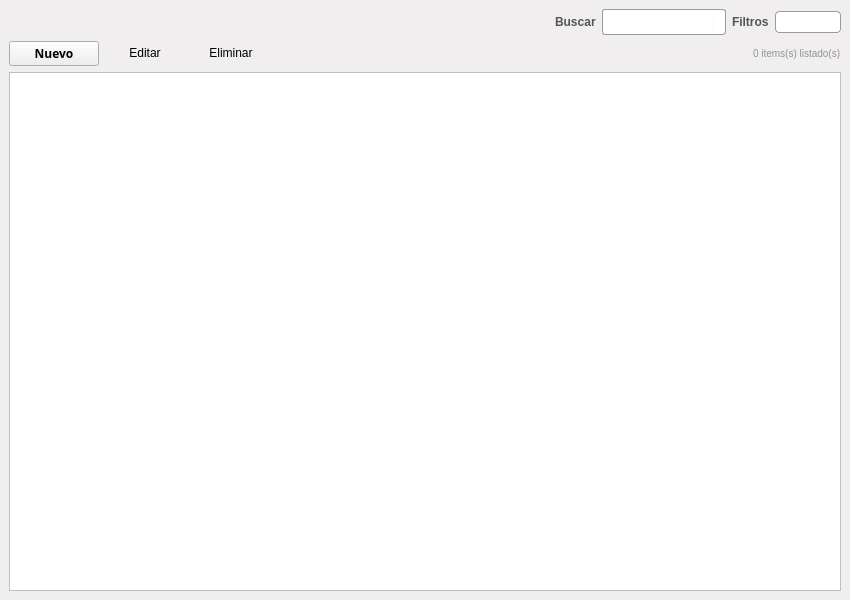
<?xml version="1.0" encoding="UTF-8"?>
<ui version="4.0">
 <class>MainWindow</class>
 <widget class="QMainWindow" name="MainWindow">
  <property name="geometry">
   <rect>
    <x>0</x>
    <y>0</y>
    <width>850</width>
    <height>600</height>
   </rect>
  </property>
  <property name="windowTitle">
   <string>MainWindow</string>
  </property>
  <property name="styleSheet">
   <string notr="true">QMainWindow{
background-color:#F0EEEE ;

border-top-left-radius: 6px 6px;
border-top-right-radius: 6px 6px;
border-bottom-right-radius: 6px 6px;
border-bottom-left-radius: 6px 6px;

}</string>
  </property>
  <widget class="QWidget" name="centralwidget">
   <layout class="QVBoxLayout" name="verticalLayout">
    <item>
     <layout class="QHBoxLayout" name="horizontalLayout_2">
      <item>
       <widget class="QLabel" name="lbTitulo">
        <property name="sizePolicy">
         <sizepolicy hsizetype="Expanding" vsizetype="Minimum">
          <horstretch>0</horstretch>
          <verstretch>0</verstretch>
         </sizepolicy>
        </property>
        <property name="minimumSize">
         <size>
          <width>42</width>
          <height>0</height>
         </size>
        </property>
        <property name="styleSheet">
         <string notr="true">QLabel {
color: #252424;
font: bold 16px;
font-family: Ubuntu, Helvetica, sans-serif;
}</string>
        </property>
        <property name="text">
         <string>&lt;Nombre lista&gt;</string>
        </property>
       </widget>
      </item>
      <item>
       <spacer name="horizontalSpacer">
        <property name="orientation">
         <enum>Qt::Horizontal</enum>
        </property>
        <property name="sizeHint" stdset="0">
         <size>
          <width>40</width>
          <height>20</height>
         </size>
        </property>
       </spacer>
      </item>
      <item>
       <layout class="QHBoxLayout" name="horizontalLayout">
        <item>
         <widget class="QLabel" name="label_2">
          <property name="styleSheet">
           <string notr="true">QLabel{
color:rgb(85, 85, 85);
font:bold;
font-family: Ubuntu, Helvetica, sans-serif;
}</string>
          </property>
          <property name="text">
           <string>Buscar</string>
          </property>
         </widget>
        </item>
        <item>
         <layout class="QHBoxLayout" name="horizontalLayout_5">
          <property name="spacing">
           <number>0</number>
          </property>
          <property name="sizeConstraint">
           <enum>QLayout::SetDefaultConstraint</enum>
          </property>
          <item>
           <widget class="QLineEdit" name="leBusqueda">
            <property name="sizePolicy">
             <sizepolicy hsizetype="Expanding" vsizetype="Fixed">
              <horstretch>0</horstretch>
              <verstretch>0</verstretch>
             </sizepolicy>
            </property>
            <property name="minimumSize">
             <size>
              <width>96</width>
              <height>0</height>
             </size>
            </property>
            <property name="styleSheet">
             <string notr="true">QLineEdit { 
border: 1px solid #999999; 
padding: 2px 2px 2px 2px;
min-width: 90px;
height: 20px;

border-top-left-radius: 3px ;
border-top-right-radius: 0px solid white;
border-bottom-right-radius: 0px ;
border-bottom-left-radius: 3px;

}</string>
            </property>
           </widget>
          </item>
          <item>
           <widget class="QLabel" name="lbLupita">
            <property name="sizePolicy">
             <sizepolicy hsizetype="Fixed" vsizetype="Preferred">
              <horstretch>0</horstretch>
              <verstretch>0</verstretch>
             </sizepolicy>
            </property>
            <property name="minimumSize">
             <size>
              <width>0</width>
              <height>26</height>
             </size>
            </property>
            <property name="maximumSize">
             <size>
              <width>30</width>
              <height>26</height>
             </size>
            </property>
            <property name="styleSheet">
             <string notr="true">QLabel { 
background: white;
border: 1px solid #999999; 
padding: 2px 2px 2px 2px;

height: 30px;
width:26px;

border-top-left-radius: 0px ;
border-top-right-radius: 3px;
border-bottom-right-radius: 3px;
border-bottom-left-radius: 0px;

border-left: 0px solid white;
}</string>
            </property>
            <property name="text">
             <string/>
            </property>
            <property name="pixmap">
             <pixmap resource="images_rc/images.qrc">:/newPrefix/find.png</pixmap>
            </property>
            <property name="scaledContents">
             <bool>true</bool>
            </property>
            <property name="alignment">
             <set>Qt::AlignCenter</set>
            </property>
           </widget>
          </item>
         </layout>
        </item>
        <item>
         <widget class="QLabel" name="label_5">
          <property name="styleSheet">
           <string notr="true">QLabel{
color:rgb(85, 85, 85);
font:bold;
font-family: Ubuntu, Helvetica, sans-serif;
}</string>
          </property>
          <property name="text">
           <string>Filtros</string>
          </property>
         </widget>
        </item>
        <item>
         <widget class="QComboBox" name="cbCampos">
          <property name="styleSheet">
           <string notr="true">QComboBox {
border: 1px solid #999999; 
border-radius: 4px;
padding: 2px 2px 2px 2px;
min-width: 6em;
}

QComboBox::down-arrow {
image: url(:newPrefix/arrow_down.png);
height: 10px;
}
QComboBox:editable {
background: white;
border-radius: 0px;
}
QComboBox::drop-down { border-style: none}</string>
          </property>
         </widget>
        </item>
       </layout>
      </item>
     </layout>
    </item>
    <item>
     <layout class="QHBoxLayout" name="horizontalLayout_4">
      <item>
       <widget class="QPushButton" name="btAgregar">
        <property name="sizePolicy">
         <sizepolicy hsizetype="MinimumExpanding" vsizetype="Fixed">
          <horstretch>0</horstretch>
          <verstretch>0</verstretch>
         </sizepolicy>
        </property>
        <property name="maximumSize">
         <size>
          <width>90</width>
          <height>16777215</height>
         </size>
        </property>
        <property name="font">
         <font>
          <family>Ubuntu,Helvetica,sans-serif</family>
          <weight>75</weight>
          <bold>true</bold>
         </font>
        </property>
        <property name="cursor">
         <cursorShape>PointingHandCursor</cursorShape>
        </property>
        <property name="text">
         <string>Nuevo</string>
        </property>
       </widget>
      </item>
      <item>
       <widget class="QPushButton" name="btEditar">
        <property name="cursor">
         <cursorShape>PointingHandCursor</cursorShape>
        </property>
        <property name="text">
         <string>Editar</string>
        </property>
        <property name="flat">
         <bool>true</bool>
        </property>
       </widget>
      </item>
      <item>
       <widget class="QPushButton" name="btEliminar">
        <property name="cursor">
         <cursorShape>PointingHandCursor</cursorShape>
        </property>
        <property name="text">
         <string>Eliminar</string>
        </property>
        <property name="flat">
         <bool>true</bool>
        </property>
       </widget>
      </item>
      <item>
       <spacer name="horizontalSpacer_2">
        <property name="orientation">
         <enum>Qt::Horizontal</enum>
        </property>
        <property name="sizeHint" stdset="0">
         <size>
          <width>40</width>
          <height>20</height>
         </size>
        </property>
       </spacer>
      </item>
      <item>
       <widget class="QLabel" name="lbCantidadItems">
        <property name="sizePolicy">
         <sizepolicy hsizetype="Preferred" vsizetype="Preferred">
          <horstretch>0</horstretch>
          <verstretch>0</verstretch>
         </sizepolicy>
        </property>
        <property name="minimumSize">
         <size>
          <width>42</width>
          <height>0</height>
         </size>
        </property>
        <property name="styleSheet">
         <string notr="true">QLabel {
color: rgb(147, 147, 147);
font: 10px;
font-family: Ubuntu, Helvetica, sans-serif;
}</string>
        </property>
        <property name="text">
         <string>0 items(s) listado(s)</string>
        </property>
       </widget>
      </item>
     </layout>
    </item>
    <item>
     <widget class="QTableWidget" name="twDatos">
      <property name="font">
       <font>
        <family>Ubuntu,Helvetica,sans-serif</family>
       </font>
      </property>
      <property name="styleSheet">
       <string notr="true">QHeaderView::section {
border-radius: 3px;
padding: 2px 4px 2px 4px;

/* Fuente */
color: #3A3939;
text-align: left;
font-family: Ubuntu, Helvetica, sans-serif;

background-color:rgb(244, 244, 244);
/*qlineargradient(spread:reflect, x1:1, y1:1, x2:1, y2:0, stop:0 rgba(240, 240, 240, 255), stop:0.509174 rgba(250, 250, 250, 255), stop:0.963303 rgba(255, 255, 255, 255));*/
/* Bordes */
border-bottom: 1px solid #E3E3E3;
border-top: 1px solid #FFFFFF;
padding:6px;
border-top-left-radius: 0px;
}

QTableWidget{
font-family: Ubuntu, Helvetica, sans-serif;
/*font-size: 12px;*/
text-align: left;
border: 1px solid #BFBFBF;
}</string>
      </property>
      <property name="frameShape">
       <enum>QFrame::Box</enum>
      </property>
      <property name="lineWidth">
       <number>0</number>
      </property>
      <property name="editTriggers">
       <set>QAbstractItemView::AnyKeyPressed</set>
      </property>
      <property name="alternatingRowColors">
       <bool>true</bool>
      </property>
      <property name="selectionMode">
       <enum>QAbstractItemView::SingleSelection</enum>
      </property>
      <property name="selectionBehavior">
       <enum>QAbstractItemView::SelectRows</enum>
      </property>
      <property name="textElideMode">
       <enum>Qt::ElideLeft</enum>
      </property>
      <property name="verticalScrollMode">
       <enum>QAbstractItemView::ScrollPerItem</enum>
      </property>
      <property name="horizontalScrollMode">
       <enum>QAbstractItemView::ScrollPerItem</enum>
      </property>
      <property name="showGrid">
       <bool>true</bool>
      </property>
      <property name="gridStyle">
       <enum>Qt::NoPen</enum>
      </property>
      <property name="sortingEnabled">
       <bool>true</bool>
      </property>
      <property name="wordWrap">
       <bool>true</bool>
      </property>
      <property name="cornerButtonEnabled">
       <bool>false</bool>
      </property>
      <attribute name="horizontalHeaderVisible">
       <bool>true</bool>
      </attribute>
      <attribute name="horizontalHeaderHighlightSections">
       <bool>true</bool>
      </attribute>
      <attribute name="horizontalHeaderShowSortIndicator" stdset="0">
       <bool>true</bool>
      </attribute>
      <attribute name="horizontalHeaderStretchLastSection">
       <bool>true</bool>
      </attribute>
      <attribute name="verticalHeaderVisible">
       <bool>false</bool>
      </attribute>
      <attribute name="verticalHeaderCascadingSectionResizes">
       <bool>true</bool>
      </attribute>
      <attribute name="verticalHeaderDefaultSectionSize">
       <number>24</number>
      </attribute>
      <attribute name="verticalHeaderHighlightSections">
       <bool>false</bool>
      </attribute>
      <attribute name="verticalHeaderShowSortIndicator" stdset="0">
       <bool>false</bool>
      </attribute>
      <attribute name="verticalHeaderStretchLastSection">
       <bool>false</bool>
      </attribute>
     </widget>
    </item>
   </layout>
  </widget>
 </widget>
 <resources>
  <include location="images_rc/images.qrc"/>
 </resources>
 <connections/>
</ui>
